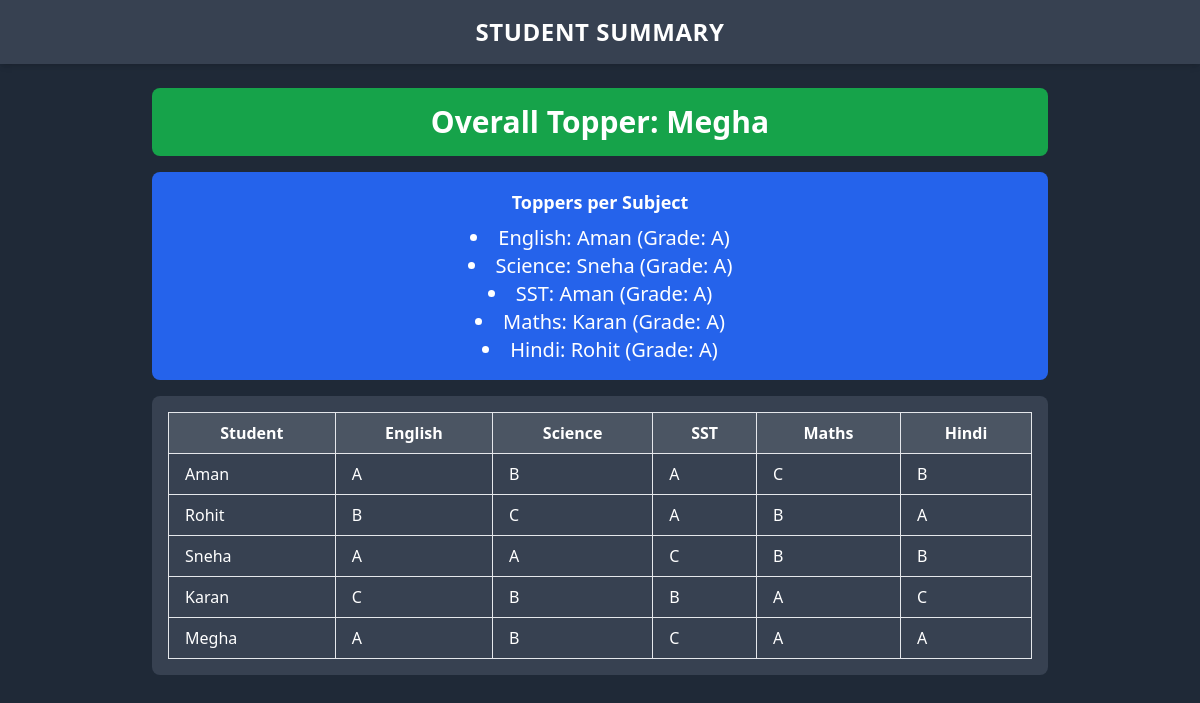
Before: /dashboard/summarize (signed in) with the older database file.
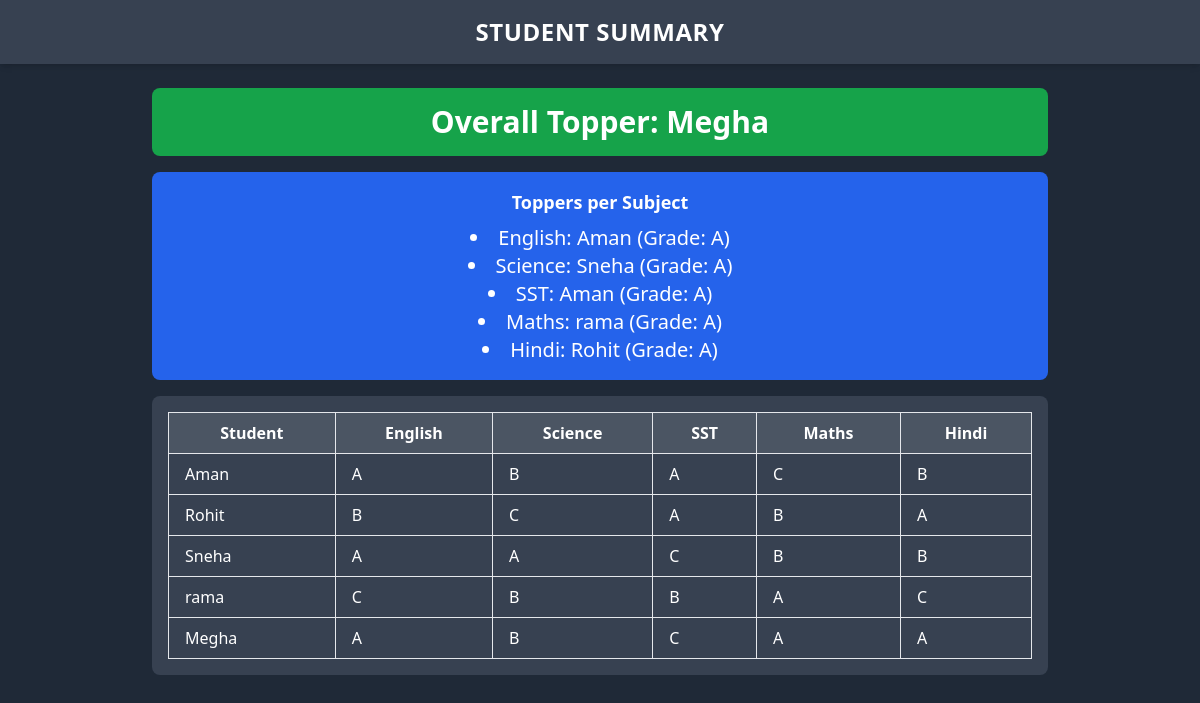
After: the same page with the newer database file.
### tables this page shows
CREATE TABLE Students (
    StudentID INTEGER PRIMARY KEY AUTOINCREMENT,
    RollNo INTEGER,
    Name TEXT,
    TeacherID TEXT,
    FOREIGN KEY (TeacherID) REFERENCES Teachers(TeacherID)
);

CREATE TABLE Subjects (
    SubjectID INTEGER PRIMARY KEY AUTOINCREMENT,
    SubjectName TEXT
);

### app.py (the view)
@app.route("/dashboard/summarize")
def summarize_page():
    if "TeacherID" not in session:
        return redirect(url_for("home"))
    teacherid = session["TeacherID"]
    conn = get_db_connection()
    cursor = conn.cursor()
    cursor.execute("SELECT StudentID, Name FROM Students WHERE TeacherID = ?", (teacherid,))
    students = cursor.fetchall()
    cursor.execute("SELECT SubjectID, SubjectName FROM Subjects")
    subjects = cursor.fetchall()
    subject_map = {sub["SubjectID"]: sub["SubjectName"] for sub in subjects}
    cursor.execute("""
        SELECT g.StudentID, g.SubjectID, g.Grade
        FROM Grades g
        JOIN Students s ON g.StudentID = s.StudentID
        WHERE s.TeacherID = ?
    """, (teacherid,))
    grades = cursor.fetchall()
    student_table = {s["StudentID"]: {"Name": s["Name"], "Grades": {}} for s in students}
    for g in grades:
        sid = g["StudentID"]
        subject_name = subject_map[g["SubjectID"]]
        student_table[sid]["Grades"][subject_name] = g["Grade"]
    topper = None
    max_total = -1
    for s in student_table.values():
        total = sum(grade_points.get(g, 0) for g in s["Grades"].values())
        if total > max_total:
            max_total = total
            topper = s["Name"]
    toppers_per_subject = {}
    for sub in subject_map.values():
        max_point = -1
        top_student = None
        for s in student_table.values():
            if sub in s["Grades"]:
                points = grade_points.get(s["Grades"][sub], 0)
                if points > max_point:
                    max_point = points
                    top_student = s["Name"]
        toppers_per_subject[sub] = {
            "Name": top_student,
            "Grade": [k for k,v in grade_points.items() if v==max_point][0] if max_point >=0 else None
        }
    cursor.close()
    conn.close()
    return render_template(
        "summarize.html",
        student_table=student_table,
        subjects=list(subject_map.values()),
        overall_topper=topper,
        toppers_per_subject=toppers_per_subject
    )

### app.py (called while the page is built)
@app.after_request
def add_header(response):
    response.headers['Cache-Control'] = 'no-store, no-cache, must-revalidate, post-check=0, pre-check=0, max-age=0'
    response.headers['Pragma'] = 'no-cache'
    response.headers['Expires'] = '-1'
    return response

def get_db_connection():
    conn = sqlite3.connect("student_data_sqlite.db")
    conn.row_factory = sqlite3.Row  # allows dict-like access
    return conn

### templates/summarize.html (shortened to what this page needs)
<!DOCTYPE html>
<html lang="en">
<head>
<script src="https://cdn.tailwindcss.com"></script>
</head>
<body class="bg-gray-800 min-h-screen flex flex-col">
<div class="bg-gray-700 p-4 shadow-md">
  <h1 class="text-center text-2xl font-bold text-white tracking-wide">STUDENT SUMMARY</h1>
</div>
<div class="flex flex-col flex-grow items-center justify-start p-6">
  <div class="bg-green-600 text-white p-4 rounded-lg mb-4 w-full max-w-4xl text-center">
    <h2 class="text-3xl font-bold">Overall Topper: {{ overall_topper }}</h2>
  </div>
  <div class="bg-blue-600 text-white p-4 rounded-lg mb-4 w-full max-w-4xl text-center text-xl">
    <h2 class="text-lg font-bold mb-2">Toppers per Subject</h2>
    <ul class="list-disc list-inside">
      {% for subject, info in toppers_per_subject.items() %}
        <li>{{ subject }}: {{ info.Name }} (Grade: {{ info.Grade }})</li>
      {% endfor %}
    </ul>
  </div>
  <div class="bg-gray-700 text-white rounded-lg p-4 w-full max-w-4xl overflow-x-auto">
    <table class="min-w-full table-auto border border-gray-400">
      <thead>
        <tr class="bg-gray-600">
          <th class="border px-4 py-2">Student</th>
          {% for sub in subjects %}
          <th class="border px-4 py-2">{{ sub }}</th>
          {% endfor %}
        </tr>
      </thead>
      <tbody>
        {% for s in student_table.values() %}
        <tr>
          <td class="border px-4 py-2">{{ s.Name }}</td>
          {% for sub in subjects %}
          <td class="border px-4 py-2">{{ s.Grades[sub] if s.Grades[sub] is defined else '-' }}</td>
          {% endfor %}
        </tr>
        {% endfor %}
      </tbody>
    </table>
  </div>
</div>
</body>
</html>

Changed rows visible on the page:
changed through a linked row, Subjects "Maths": Name "Karan" → "rama"
changed Students: Name "Karan" → "rama"
